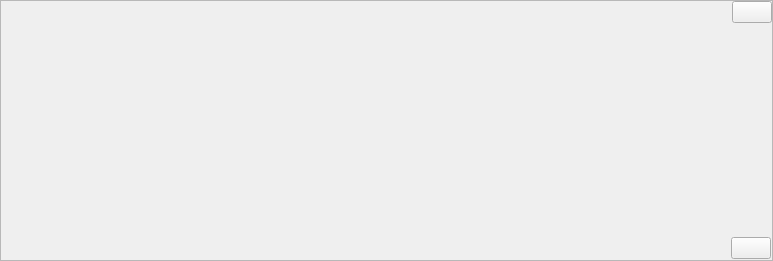
<?xml version="1.0" encoding="UTF-8"?>
<ui version="4.0">
 <class>Msg</class>
 <widget class="QWidget" name="Msg">
  <property name="geometry">
   <rect>
    <x>0</x>
    <y>0</y>
    <width>773</width>
    <height>261</height>
   </rect>
  </property>
  <layout class="QGridLayout" name="glay_main">
   <property name="leftMargin">
    <number>0</number>
   </property>
   <property name="topMargin">
    <number>0</number>
   </property>
   <property name="rightMargin">
    <number>0</number>
   </property>
   <property name="bottomMargin">
    <number>0</number>
   </property>
   <property name="spacing">
    <number>0</number>
   </property>
   <item row="1" column="0">
    <widget class="QFrame" name="fr_main">
     <property name="frameShape">
      <enum>QFrame::StyledPanel</enum>
     </property>
     <property name="frameShadow">
      <enum>QFrame::Raised</enum>
     </property>
     <layout class="QVBoxLayout" name="vlay_fr_main">
      <property name="spacing">
       <number>0</number>
      </property>
      <property name="leftMargin">
       <number>0</number>
      </property>
      <property name="topMargin">
       <number>0</number>
      </property>
      <property name="rightMargin">
       <number>0</number>
      </property>
      <property name="bottomMargin">
       <number>0</number>
      </property>
      <item>
       <widget class="QFrame" name="fr_menu_top">
        <layout class="QHBoxLayout" name="hlay_menu_top">
         <property name="spacing">
          <number>0</number>
         </property>
         <property name="leftMargin">
          <number>0</number>
         </property>
         <property name="topMargin">
          <number>0</number>
         </property>
         <property name="rightMargin">
          <number>0</number>
         </property>
         <property name="bottomMargin">
          <number>0</number>
         </property>
         <item>
          <widget class="QLabel" name="lb_mt_ico"/>
         </item>
         <item>
          <spacer name="horizontalSpacer_2">
           <property name="orientation">
            <enum>Qt::Horizontal</enum>
           </property>
           <property name="sizeHint" stdset="0">
            <size>
             <width>40</width>
             <height>20</height>
            </size>
           </property>
          </spacer>
         </item>
         <item>
          <widget class="QLabel" name="lb_mt_nom"/>
         </item>
         <item>
          <spacer name="horizontalSpacer_1">
           <property name="orientation">
            <enum>Qt::Horizontal</enum>
           </property>
           <property name="sizeHint" stdset="0">
            <size>
             <width>40</width>
             <height>20</height>
            </size>
           </property>
          </spacer>
         </item>
         <item>
          <widget class="QPushButton" name="pb_mt_quitter"/>
         </item>
        </layout>
       </widget>
      </item>
      <item>
       <widget class="QFrame" name="fr_body">
        <layout class="QVBoxLayout" name="vlay_msg_body">
         <property name="spacing">
          <number>0</number>
         </property>
         <property name="leftMargin">
          <number>20</number>
         </property>
         <property name="rightMargin">
          <number>20</number>
         </property>
         <item>
          <spacer name="verticalSpacer_2">
           <property name="orientation">
            <enum>Qt::Vertical</enum>
           </property>
           <property name="sizeHint" stdset="0">
            <size>
             <width>20</width>
             <height>40</height>
            </size>
           </property>
          </spacer>
         </item>
         <item>
          <widget class="QLabel" name="lb_msg_text"/>
         </item>
         <item>
          <spacer name="verticalSpacer">
           <property name="orientation">
            <enum>Qt::Vertical</enum>
           </property>
           <property name="sizeHint" stdset="0">
            <size>
             <width>20</width>
             <height>40</height>
            </size>
           </property>
          </spacer>
         </item>
        </layout>
       </widget>
      </item>
      <item>
       <widget class="QFrame" name="fr_msg_bottom">
        <layout class="QHBoxLayout" name="hlay_msg_bottom">
         <property name="spacing">
          <number>2</number>
         </property>
         <property name="leftMargin">
          <number>0</number>
         </property>
         <property name="topMargin">
          <number>2</number>
         </property>
         <property name="rightMargin">
          <number>1</number>
         </property>
         <property name="bottomMargin">
          <number>1</number>
         </property>
         <item>
          <spacer name="horizontalSpacer">
           <property name="orientation">
            <enum>Qt::Horizontal</enum>
           </property>
           <property name="sizeHint" stdset="0">
            <size>
             <width>40</width>
             <height>20</height>
            </size>
           </property>
          </spacer>
         </item>
         <item>
          <widget class="QPushButton" name="pb_msg_ok"/>
         </item>
        </layout>
       </widget>
      </item>
     </layout>
    </widget>
   </item>
  </layout>
 </widget>
 <resources/>
 <connections/>
</ui>
